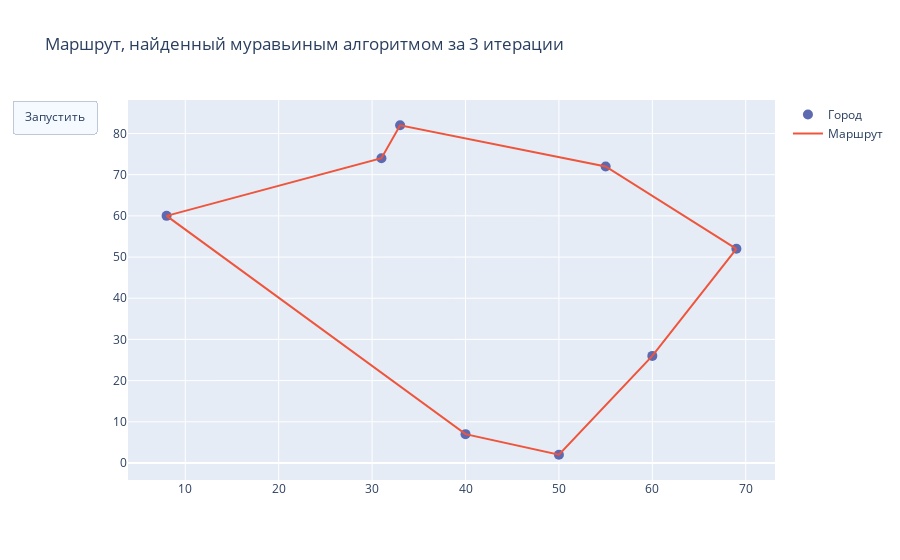

Source (notebook cell):
### Code cell
import plotly.graph_objects as go

points = go.Scatter(x=df['x'], y=df['y'], mode='markers',
                    marker=dict(color='#5D69B1', size=10), name='Город',
                    text = ["Название: {}".format(name) for name in df['name'] ])

paths_history = tsp.get_solution_in_generations()
generations = len(paths_history)

path = go.Scatter(x=paths_history[generations - 1][0], y=paths_history[generations - 1][1], 
                  mode='lines', name="Маршрут")

button = {
        "type": "buttons",
        "buttons": [
            {
                "label": "Запустить",
                "method": "animate",
                "args": [None, {"frame": {"duration": 180}}],
            }
        ],
    }

frames = []
for generation in range(generations):
    path = go.Scatter(x=paths_history[generation][0], y=paths_history[generation][1], 
                      mode='lines', name="Маршрут")
    layout = go.Layout(updatemenus=[button], 
                       title_text=f"Маршрут, найденный муравьиным алгоритмом за {generation + 1} итерации")
    frame = go.Frame(data=[points, path], layout=layout)
    frames.append(frame)


fig = go.Figure(data=[points, path], frames=frames, layout=layout)
fig.show()

### Figure 1 — Plotly figure (JSON) as saved in the notebook; plotly's stock layout.template omitted (floating-point values rounded to 4 significant figures)
{"data": [{"marker": {"color": "#5D69B1", "size": 10}, "mode": "markers", "name": "Город", "text": ["Название: A", "Название: B", "Название: C", "Название: D", "Название: E", "Название: F", "Название: G", "Название: H"], "type": "scatter", "x": [69, 50, 8, 31, 60, 40, 55, 33], "y": [52, 2, 60, 74, 26, 7, 72, 82]}, {"mode": "lines", "name": "Маршрут", "type": "scatter", "x": [69, 55, 33, 31, 8, 40, 50, 60, 69], "y": [52, 72, 82, 74, 60, 7, 2, 26, 52]}], "layout": {"title": {"text": "Маршрут, найденный муравьиным алгоритмом за 3 итерации"}, "updatemenus": [{"buttons": [{"args": [null, {"frame": {"duration": 180}}], "label": "Запустить", "method": "animate"}], "type": "buttons"}]}}
